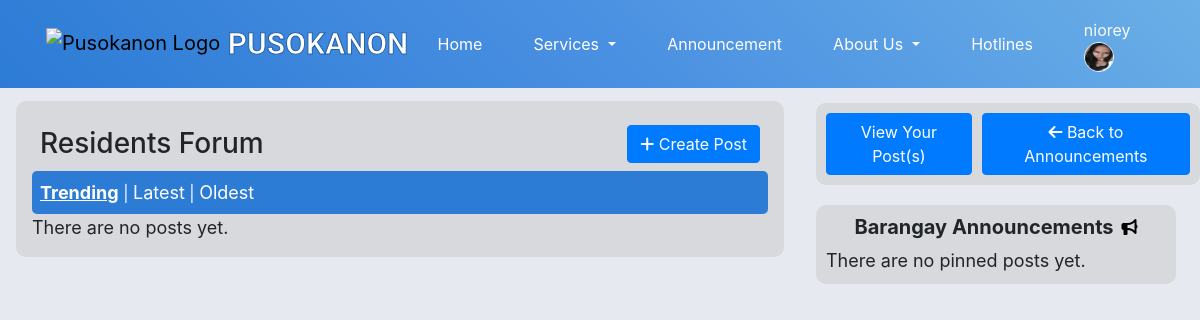
/Forum.php (signed in), run on an earlier commit of the app's database.
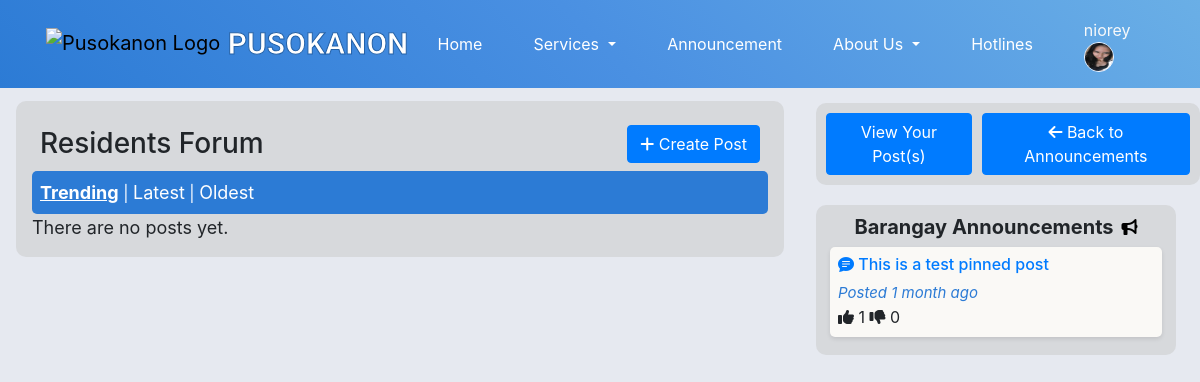
And on a later commit of the database.
### tables this page shows
CREATE TABLE `announcement_posts` (
  `post_id` int(11) NOT NULL,
  `staff_id` int(11) NOT NULL,
  `title` varchar(255) NOT NULL,
  `content` text NOT NULL,
  `created_at` timestamp NOT NULL DEFAULT current_timestamp(),
  `pinned` tinyint(1) NOT NULL DEFAULT 0,
  `upvotes` int(11) DEFAULT 0,
  `downvotes` int(11) DEFAULT 0
);

### db/DBconn.php (called while the page is built, shortened)
<?php
function fetchPinnedPosts($pdo, $limit = 5) {
    $query = "SELECT p.*
              FROM announcement_posts p
              WHERE p.pinned = 1
              ORDER BY p.created_at DESC
              LIMIT :limit";
    $stmt = $pdo->prepare($query);
    $stmt->bindParam(':limit', $limit, PDO::PARAM_INT);
    $stmt->execute();
    return $stmt->fetchAll();
}

### Forum.php (the view, shortened to what the changed rows need)
<?php
    include 'include/header.php';
    include 'db/DBconn.php';
    $pinnedPosts = fetchPinnedPosts($pdo);
    function time_elapsed_string($datetime, $full = false) {
        $now = new DateTime;
        $ago = new DateTime($datetime);
        $diff = $now->diff($ago);
        $weeks = floor($diff->d / 7);
        $diff->d -= $weeks * 7;
        $string = array(
            'y' => 'year',
            'm' => 'month',
            'w' => 'week',
            'd' => 'day',
            'h' => 'hour',
            'i' => 'minute',
            's' => 'second',
        );
        foreach ($string as $k => &$v) {
            $value = $k === 'w' ? $weeks : $diff->$k;
            if ($value) {
                $v = $value . ' ' . $v . ($value > 1 ? 's' : '');
            } else {
                unset($string[$k]);
            }
        }
        if (!$full) $string = array_slice($string, 0, 1);
        return $string ? implode(', ', $string) . ' ago' : 'just now';
    }
?>
<link rel="stylesheet" href="css/Forum.css">
<div class="container-fluid d-flex justify-content-center">
    <section class="main">
        <div class="row">
            <div class="col-12 col-md-4 order-md-2 p-2 p-md-3">
                <div class="kuan">
                    <div class="Pinned-Posts">
                        <h5 class="fw-bold d-flex justify-content-center align-items-center">
                                <span class="d-flex align-items-center">
                                </span>
                        </h5>
                        <?php if (!empty($pinnedPosts)): ?>
                        <?php foreach ($pinnedPosts as $pinnedPost): ?>
                            <a href="Res-view-Post.php?id=<?php echo $pinnedPost['post_id']; ?>">
                                <div class="Pinned-Post my-2 mx-1 px-2 py-2">
                                    <h6 class="post-title"><i class="bi bi-chat-text-fill pin-title"></i> <?php echo htmlspecialchars($pinnedPost['title']); ?></h6>
                                    <p class="posted small">Posted <?php echo time_elapsed_string($pinnedPost['created_at']); ?></p>
                                    <div class="d-none d-md-block">
                                            <i class="fa-solid fa-thumbs-up pinned-reactions"></i>
                                            <span class="pinned-reactions"><?php echo $pinnedPost['upvotes']; ?></span>
                                            <i class="fa-solid fa-thumbs-down pinned-reactions"></i>
                                            <span class="pinned-reactions"><?php echo $pinnedPost['downvotes']; ?></span>
                                    </div>
                                </div>
                            </a>
                        <?php endforeach; ?>
                        <?php else: ?>
                            <p class="no-pinned-message">There are no pinned posts yet.</p>
                        <?php endif; ?>
                    </div>
                </div>
            </div>
        </div>
    </section>
</div>

What changed in the data, as far as the page shows it:
added announcement_posts: title "This is a test pinned post", created_at "1 month ago", upvotes "1", downvotes "0"
Also different on the page:
text no longer shown: "There are no pinned posts yet."
